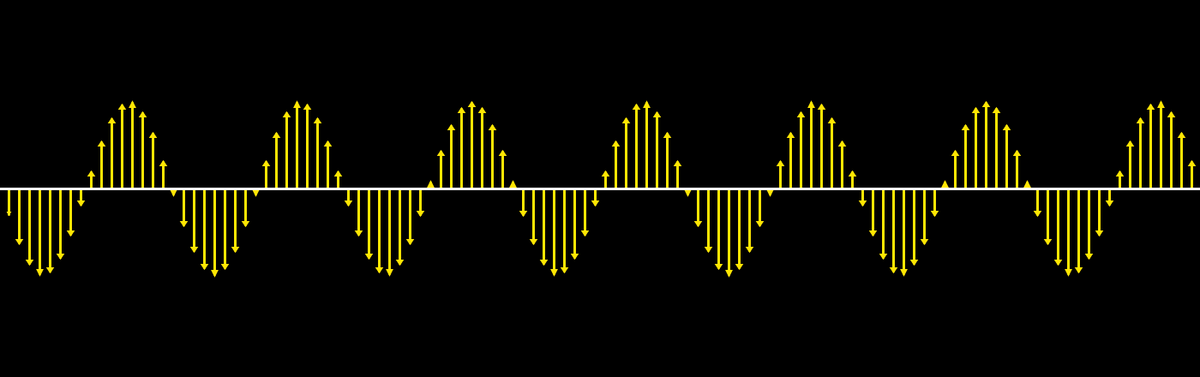
Frame 1 (no input)
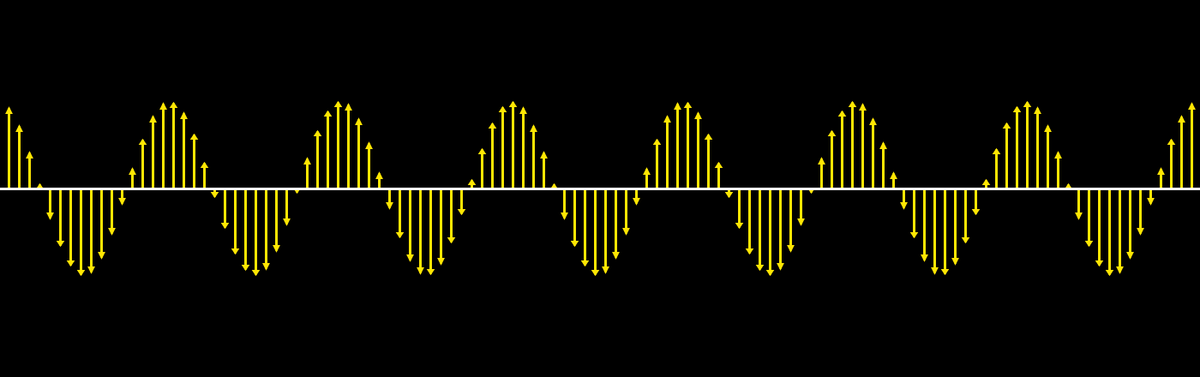
Frame 60 (the mouse pressed at the canvas centre just before this capture)
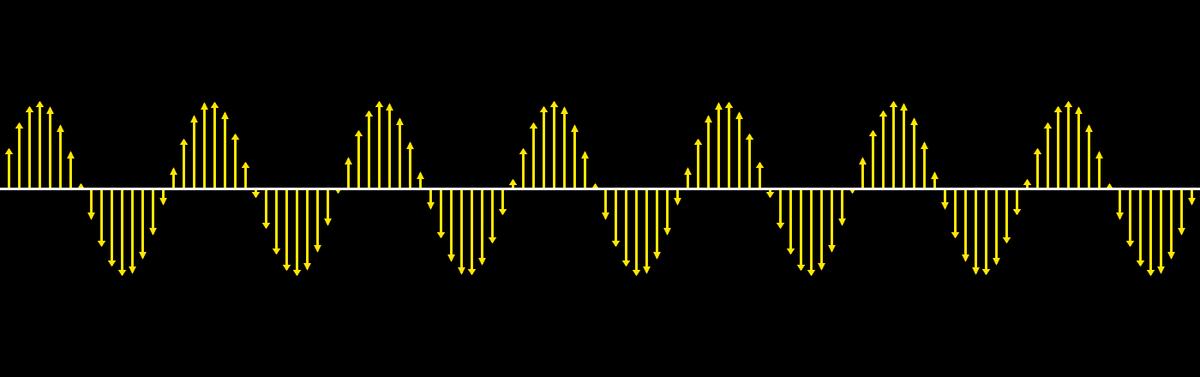
Frame 120 (the mouse held since frame 60 and released just before this capture)

The Processing sketch that drew these frames (run headless with seeded random() and noise(); from frame 60 on, the mouse is pressed at the canvas centre):

// Processing sketch: Ondas_1
// ── Ondas_1.pde
/*
ESTE PROGRAMA SIMULA UNA ONDA VIAJERA,
UNA ONDA DE LA FORMA kx ± wt.
*/

// Declaración de variables
float
f_Hz = 0.4, // Frecuencia. 
lambda_m = 200, // Longitud de onda.
k = TAU / lambda_m, // Numero de onda.
w = TAU * f_Hz, // Frecuencia angular
t = 0, // Tiempo
x_amarilla = 0, // Posición de los puntos de equilibrio. 
y = 0, // Desplazamiento respecto al punto de equilibrio. 
sig_y = 1; // Función signo para cambiar el sentido de las flechas.

void setup(){
  
  size(1400,440); // Tamaño de ventana
}

void draw(){
  
  translate(0, height/2); // Trasladar el origen de coordenadas al centro de la ventana.
  background(0); // Color de fondo de pantalla, negro;
  stroke(#FFE603); // Color de lineas y puntos.
  
  // Imprime en pantalla cada vector a lo largo del eje x.
  for (int x_amarilla = 10; x_amarilla < width; x_amarilla +=12){
    
    y = 100 * sin( (k * x_amarilla) - (w * t)); // Función de la onda viajera.
    sig_y = y / abs(y); // Cambia el sentido de las flechas
    
    // Imprime en pantalla un triangulo en la posición indicada para cada vertice.
    triangle( 
    x_amarilla - 2, y - ( 4 * sin(PI/3) * sig_y ),
    x_amarilla, y,
    x_amarilla + 2, y - ( 4 * sin(PI/3) * sig_y )
    );
    
    strokeWeight(3); //Grosor de linea.
    line(x_amarilla, 0, x_amarilla, y); // Genera en pantalla las lineas amarillas.
    
  }
  
  t += 0.01; // Incrementar el paso del tiempo.
  
  stroke(255); // Color de linea central.
  line(0, 0, width, 0); // Linea central. 
}
